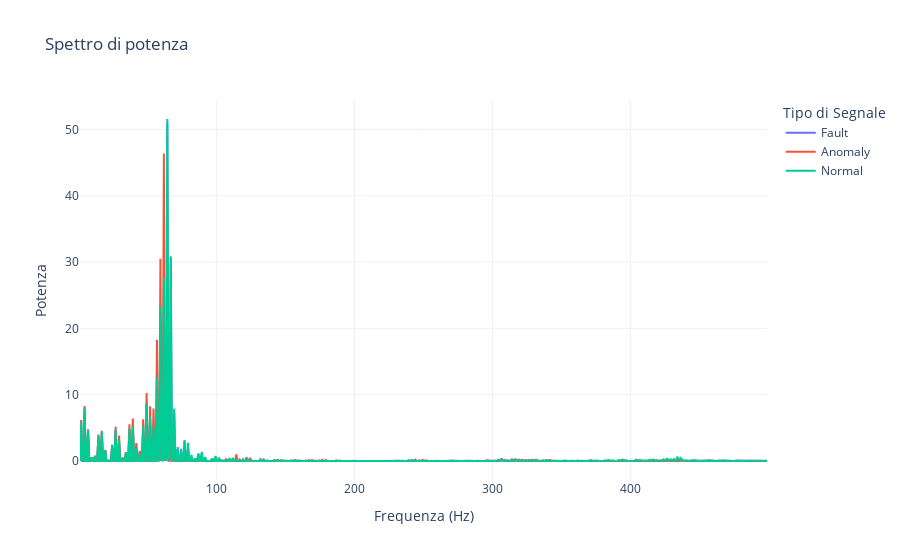

Notebook source saved alongside this figure:
### Code cell
# selezione delle freq positive
positive_freqs = freq[:len(freq)//2]
fft_fault_positive = fft_fault[1:len(fft_fault)//2]
fft_anomaly_positive = fft_anomaly[1:len(fft_anomaly)//2]
fft_normal_positive = fft_normal[1:len(fft_normal)//2]

print(len(fft_anomaly_positive))
print(len(fft_fault_positive))
print(len(fft_normal_positive))
print(len(positive_freqs))


#spettro di potenza
power_spectrum_fault_positive = np.abs(fft_fault_positive) ** 2 / len(fft_fault_positive)
power_spectrum_anomaly_positive = np.abs(fft_anomaly_positive) ** 2 / len(fft_anomaly_positive)
power_spectrum_normal_positive = np.abs(fft_normal_positive) ** 2 / len(fft_normal_positive)


fig = go.Figure()

fig.add_trace(go.Scatter(x=positive_freqs, y=power_spectrum_fault_positive, mode='lines', name='Fault'))
fig.add_trace(go.Scatter(x=positive_freqs, y=power_spectrum_anomaly_positive, mode='lines', name='Anomaly'))
fig.add_trace(go.Scatter(x=positive_freqs, y=power_spectrum_normal_positive, mode='lines', name='Normal'))

fig.update_layout(
    title='Spettro di potenza',
    xaxis_title='Frequenza (Hz)',
    yaxis_title='Potenza',
    legend_title='Tipo di Segnale',
    template='plotly_white'
)

fig.show()

### Figure 1 — Plotly figure (JSON) as saved in the notebook; plotly's stock layout.template omitted (floating-point values rounded to 4 significant figures; data arrays with more than 128 entries replaced by an {"elided": "..."} marker saying what was removed)
{"data": [{"mode": "lines", "name": "Fault", "type": "scatter", "x": {"elided": "599 float values"}, "y": {"elided": "599 float values"}}, {"mode": "lines", "name": "Anomaly", "type": "scatter", "x": {"elided": "599 float values"}, "y": {"elided": "599 float values"}}, {"mode": "lines", "name": "Normal", "type": "scatter", "x": {"elided": "599 float values"}, "y": {"elided": "599 float values"}}], "layout": {"legend": {"title": {"text": "Tipo di Segnale"}}, "title": {"text": "Spettro di potenza"}, "xaxis": {"title": {"text": "Frequenza (Hz)"}}, "yaxis": {"title": {"text": "Potenza"}}}}
